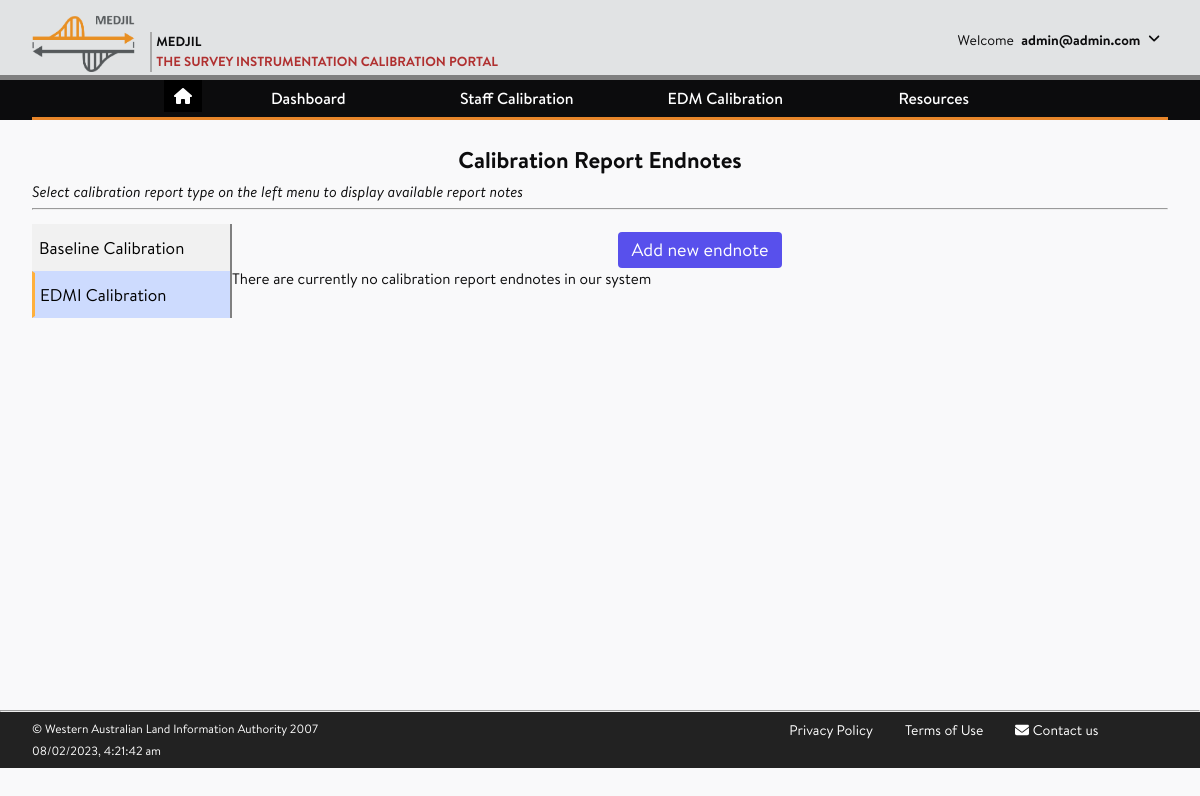
Before: /accounts/calibration_report_notes/E/ (signed in) with the older database file.
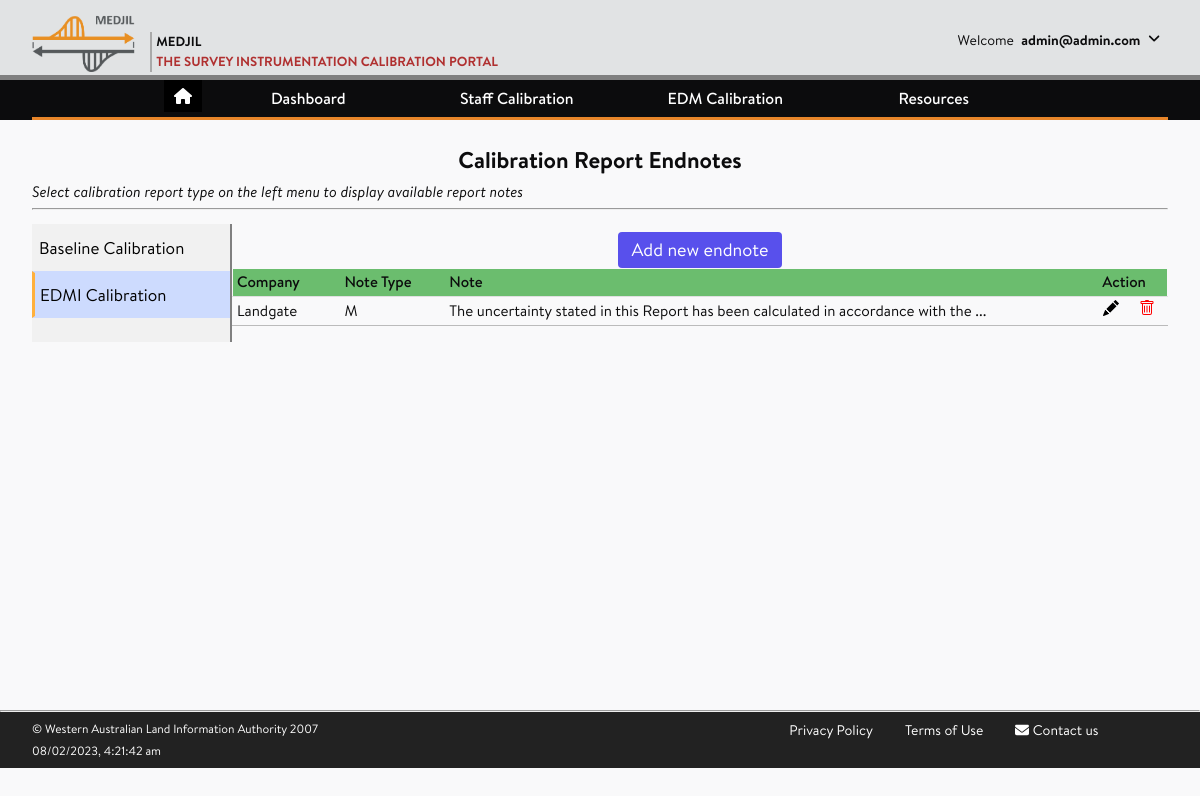
After: the same page with the newer database file.
### accounts/models.py (models this page shows, shortened)
class Calibration_Report_Notes(models.Model):
    company = models.ForeignKey(Company, on_delete = models.CASCADE, null = False)
    report_types = (
                 ('B','Baseline Calibration'),
                 ('E', 'EDMI Calibration'),
                 )
    report_type = models.CharField(max_length=1,
                 choices=report_types,
                 help_text="Report type that the notes will be added to",
                 unique=False,
                 )
    note_types = (
                 ('M','Manditory'),
                 ('C','Company Specific'),
                 )
    note_type = models.CharField(max_length=1,
                 choices=note_types,
                 help_text="Will this note appear on all users reports or only reports for this company?",
                 unique=False,
                 )
    note = models.TextField(null = False, blank = False,
                 verbose_name= 'Report Note',
                 help_text="Notes will be created at the end of each report")
    class Meta:
        ordering = ['company','report_type','note_type']

class Company(models.Model):
    company_name = models.CharField(max_length=200, unique=True)
    company_abbrev = models.CharField(max_length=20)
    class Meta:
        ordering = ['company_name']
    def __str__(self):
        return self.company_name

### accounts/views.py (the view)
@login_required(login_url="/accounts/login")
def calibration_report_notes_list(request, report_disp):
    report_types = [{'abbr':x[0], 'name':x[1]}
                  for x in Calibration_Report_Notes.report_type.field.choices]
    if report_disp == 'B':
        note_list = (Calibration_Report_Notes.objects.filter(
            report_type = 'B')
            .order_by('note_type', 'company'))
    if report_disp == 'E':
        note_list = (Calibration_Report_Notes.objects.filter(
            report_type = 'E')
            .order_by('note_type', 'company'))
    context = {
        'report_disp': report_disp,
        'report_types': report_types,
        'note_list': note_list
    }
    return render(request, 'accounts/calibration_report_notes_list.html', context)

### accounts/templates/accounts/calibration_report_notes_list.html (shortened to what this page needs)
{% extends 'base_generic.html' %}
{% load static %}
{% block content %}
<article>
    <br>
    <h2 class="text-center">Calibration Report Endnotes</h2>
    <p><i>Select calibration report type on the left menu to display available report notes</i></p>
    <hr>
    <div class="flex-with-sidebar">
        <div class="left-sidebar">
            {% for report_type in report_types %}
                <a href="{% url 'accounts:calibration_report_notes_list' report_disp=report_type.abbr %}">
                    <button class={% if report_type.abbr == report_disp %}"active"{% else %}"tablinks"{% endif %}>
                    {{report_type.name}}
                    </button>
                </a>
            {% endfor %}
        </div>
    <div class="post-content">
    <div>
        <div class="mt-2 flex justify-center">
            <a href="{% url 'accounts:calibration_report_notes_edit' report_disp=report_disp id=None %}?next={{request.path}}">
                <button class="px-3 py-2 border border-transparent text-lg leading-4 rounded text-white bg-indigo-600 hover:bg-indigo-500 focus:outline-none focus:shadow-outline transition duration-150 ease-in-out">
                Add new endnote</button>
            </a>
        </div>
        {% if note_list %}
            <table class="table-fullwidth">
                <tr>
                    <th width="12%">Company</th>
                    <th width="12%">Note Type</th>
                    <th width="76%">Note</th>
                    <th width="10%">&nbsp Action</th>
                </tr>
                {% for note in note_list %}
                    <tr>
                        <td>{{ note.company }}</td>
                        <td>{{ note.note_type }}</td>
                        <td>{{ note.note|slice:"0:80" }} ...</td>
                        <td>
                            <span class="flex justify-around items-center text-center">
                              <a href="{% url 'accounts:calibration_report_notes_edit' report_disp=report_disp id=note.id %}?next={{request.path}}" class="px-3">
                              </a>
                              <a href="{% url 'accounts:calibration_report_notes_delete' report_disp=report_disp id=note.id %}" class="px-2" onclick="return confirmation()">
                              </a>
                            </span>
                        </td>
                    </tr>
                {% endfor %}
            </table>
        {% else %}
            <p> There are currently no calibration report endnotes in our system </p>
        {% endif %}
    </div>
    </div>
</article>
{% endblock %}

Changed rows visible on the page:
added Calibration_Report_Notes: company "Landgate", note_type "M", note "The uncertainty stated in this Report has been calculated in accordance with the"
Other visible differences:
text no longer shown: "There are currently no calibration report endnotes in our system"
text now shown: "Company Note Type Note Action"
